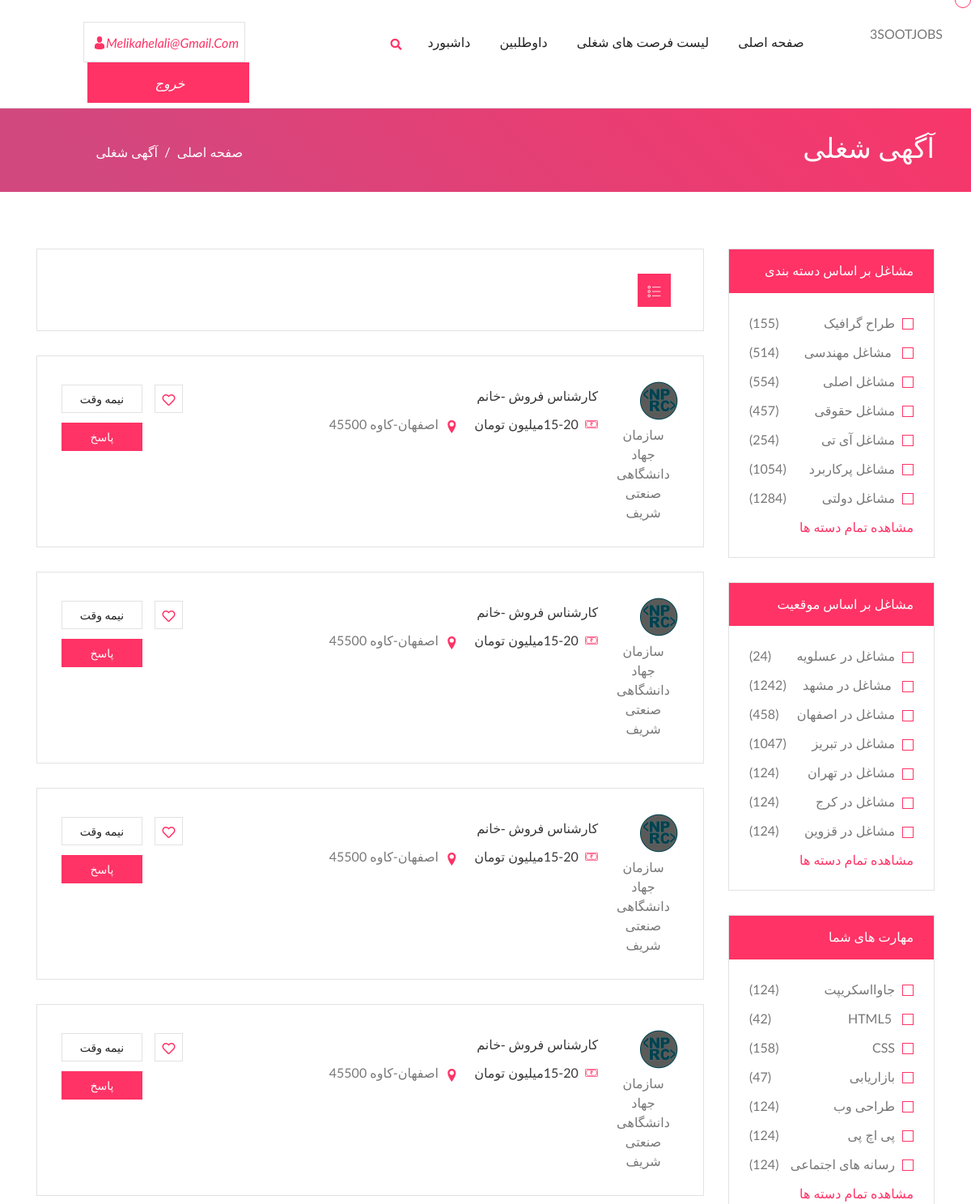
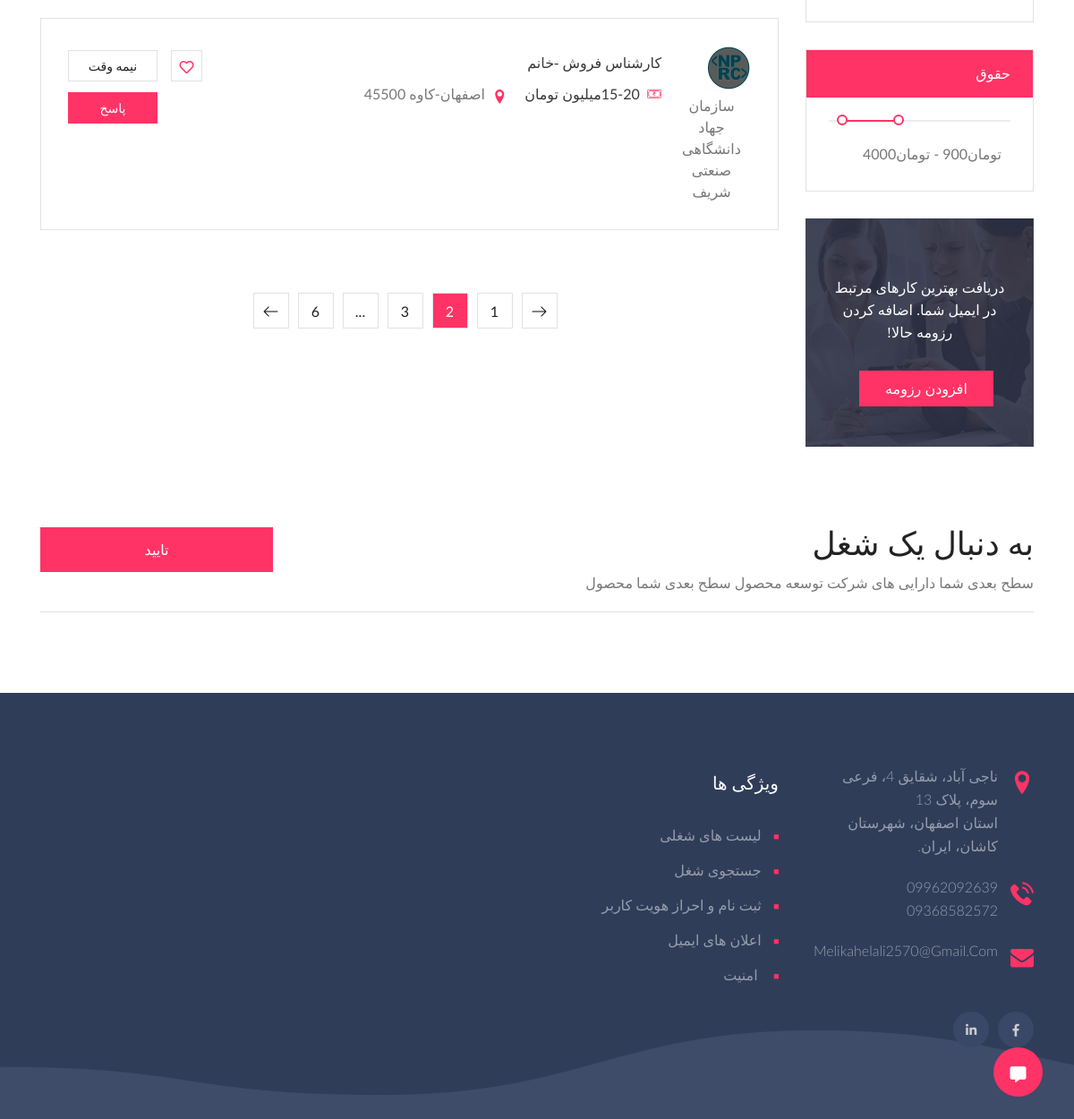
The app's page /jobdesk/main_pages/Governmental_job_listing.php (signed in) with its own data (2 pictures, top to bottom).
### tables this page shows
CREATE TABLE `jobs` (
  `id` int(11) NOT NULL,
  `name` varchar(255) NOT NULL,
  `company` varchar(255) DEFAULT NULL,
  `logo` text DEFAULT NULL,
  `law` varchar(255) DEFAULT NULL,
  `location` varchar(255) DEFAULT NULL,
  `type` enum('0','1') NOT NULL DEFAULT '0',
  `user_id` int(11) DEFAULT NULL,
  `cat_type` varchar(255) DEFAULT NULL
);

### jobdesk/main_pages/Governmental_job_listing.php (the view, shortened to what the rows shown need)
<!DOCTYPE html>
<html lang="zxx">
<head>
    <link rel="stylesheet" type="text/css" href="css/animate.css" />
    <link rel="stylesheet" type="text/css" href="css/bootstrap.min.css" />
    <link rel="stylesheet" type="text/css" href="css/fonts.css" />
    <link rel="stylesheet" type="text/css" href="css/flaticon.css" />
    <link rel="stylesheet" type="text/css" href="css/font-awesome.css" />
    <link rel="stylesheet" type="text/css" href="css/owl.carousel.css">
    <link rel="stylesheet" type="text/css" href="css/owl.theme.default.css">
    <link rel="stylesheet" type="text/css" href="css/magnific-popup.css" />
    <link rel="stylesheet" type="text/css" href="css/dropify.min.css" />
    <link rel="stylesheet" type="text/css" href="css/jquery-ui.min.css">
    <link rel="stylesheet" type="text/css" href="css/nice-select.css" />
    <link rel="stylesheet" type="text/css" href="css/reset.css" />
    <link rel="stylesheet" type="text/css" href="css/style.css" />
    <link rel="stylesheet" type="text/css" href="css/responsive.css" />
</head>
<body>
    <div class="page_title_section">
        <div class="page_header">
            <div class="container">
                <div class="row">
                    <div class="col-lg-9 col-md-9 col-12 col-sm-8">
                        <h1>آگهی شغلی</h1>
                    </div>
                </div>
            </div>
        </div>
    </div>
    <div class="job_filter_listing_wrapper jb_cover">
        <div class="container">
            <div class="row">
                <div class="col-lg-3 col-md-12 col-sm-12 col-12 d-none d-sm-none d-md-none d-lg-block d-xl-block">
                    <div class="job_filter_category_sidebar jb_cover">
                        <div class="job_filter_sidebar_heading jb_cover">
                            <h1>مشاغل بر اساس دسته بندی</h1>
                        </div>
                    </div>
                    <div class="job_filter_category_sidebar jb_cover">
                        <div class="job_filter_sidebar_heading jb_cover">
                            <h1>مشاغل بر اساس موقعیت</h1>
                        </div>
                    </div>
                    <div class="job_filter_category_sidebar jb_cover">
                        <div class="job_filter_sidebar_heading jb_cover">
                            <h1>مهارت های شما</h1>
                        </div>
                    </div>
                    <div class="job_filter_category_sidebar jb_cover">
                        <div class="job_filter_sidebar_heading jb_cover">
                            <h1>حقوق</h1>
                        </div>
                    </div>
                </div>
                <div class="col-lg-9 col-md-12 col-sm-12 col-12">
                    <div class="job_listing_left_side jb_cover">
                        <div id="list" class="tab-pane active">
                            <div class="row">
                                <?php
                                $connection = mysqli_connect("localhost", "root", "", "jobdesk");
                                mysqli_query($connection, "SET CHARACTER SET 'utf8'");
                                mysqli_query($connection, "SET SESSION collation_connection ='utf8_unicode_ci'");
                                $query = "SELECT * FROM `jobs` where cat_type='forosh'";
                                $result = mysqli_query($connection, $query) or die(mysqli_error($connection));
                                $jobs = mysqli_fetch_all($result, MYSQLI_ASSOC);
                                ?>
                                <?php foreach ($jobs as $job) { ?>
                                    <div class="col-lg-12 col-md-12 col-sm-12 col-12">
                                        <div class="job_listing_left_fullwidth jb_cover">
                                            <div class="row">
                                                <div class="col-lg-9 col-md-9 col-sm-12 col-12">
                                                    <div class="jp_job_post_side_img">
                                                        <img src="images/logo/<?= $job['logo'] ?>" alt="post_img" />
                                                        <br> <span> <?= $job['company'] ?></span>
                                                    </div>
                                                    <div class="jp_job_post_right_cont">
                                                        <h4><a href="#"> <?= $job['name'] ?> </a></h4>
                                                        <ul>
                                                            <li><i class="flaticon-cash"></i>&nbsp; <?= $job['law'] ?></li>
                                                            <li>
                                                                <i class="flaticon-location-pointer"></i>&nbsp; <?= $job['location'] ?>
                                                            </li>
                                                        </ul>
                                                    </div>
                                                </div>
                                                <div class="col-lg-3 col-md-3 col-sm-12 col-12">
                                                    <div class="jp_job_post_right_btn_wrapper">
                                                        <ul>
                                                            <li>
                                                                <div class="job_adds_right">
                                                                    <a href="#!"><i class="far fa-heart"></i></a>
                                                                </div>
                                                            </li>
                                                            <li>
                                                                <a href="Developer_job_single1.php"> <?= $job['type'] === '0' ? 'نیمه وقت' : 'پاره وقت' ?></a>
                                                            </li>
                                                            <li><a onclick="editButtonClicked(<?= $job['id'] ?>)" href="?job_id=<?= $job['id'] ?>" id="passingID" class="passingID" data-id="<?= $job['id'] ?>" data-toggle="modal" data-target="#myModal">پاسخ</a></li>
                                                        </ul>
                                                    </div>
                                                </div>
                                            </div>
                                        </div>
                                    </div>
                                <?php } ?>
                            </div>
                        </div>
                    </div>
                </div>
            </div>
        </div>
        <div class="news_letter_wrapper jb_cover">
            <div class="container">
                <div class="row">
                    <div class="col-lg-12 col-md-12 col-sm-12">
                        <div class="job_newsletter_wrapper jb_cover">
                            <div class="jb_newslwtteter_left">
                                <h2> به دنبال یک شغل</h2>
                            </div>
                        </div>
                    </div>
                </div>
            </div>
        </div>
</body>
</html>

### records on screen
jobs: logo (picture), company "سازمان جهاد دانشگاهی صنعتی شریف", name "کارشناس فروش -خانم", law "15-20میلیون تومان", location "اصفهان-کاوه 45500", type "نیمه وقت"
jobs: logo (picture), company "سازمان جهاد دانشگاهی صنعتی شریف", name "کارشناس فروش -خانم", law "15-20میلیون تومان", location "اصفهان-کاوه 45500", type "نیمه وقت"
jobs: logo (picture), company "سازمان جهاد دانشگاهی صنعتی شریف", name "کارشناس فروش -خانم", law "15-20میلیون تومان", location "اصفهان-کاوه 45500", type "نیمه وقت"
jobs: logo (picture), company "سازمان جهاد دانشگاهی صنعتی شریف", name "کارشناس فروش -خانم", law "15-20میلیون تومان", location "اصفهان-کاوه 45500", type "نیمه وقت"
jobs: logo (picture), company "سازمان جهاد دانشگاهی صنعتی شریف", name "کارشناس فروش -خانم", law "15-20میلیون تومان", location "اصفهان-کاوه 45500", type "نیمه وقت"

### other values on screen
$_SESSION['email'] "Melikahelali@gmail.com"
